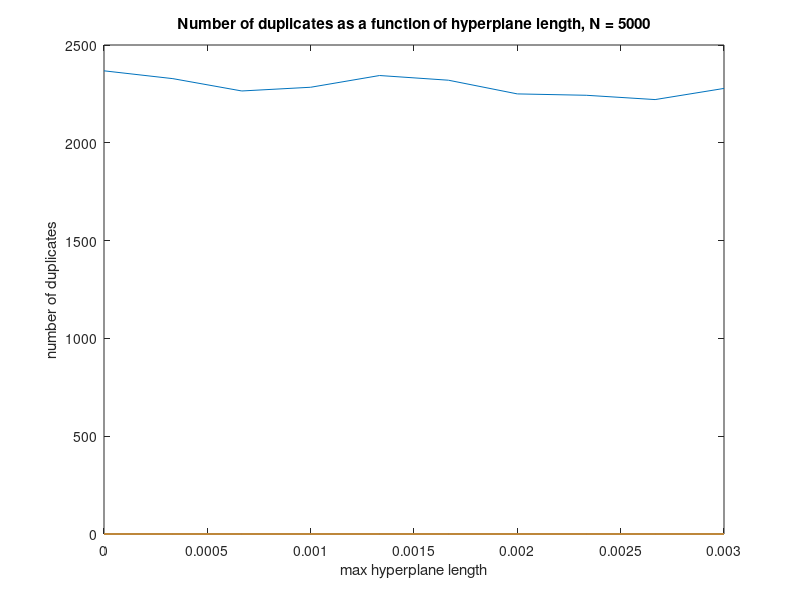
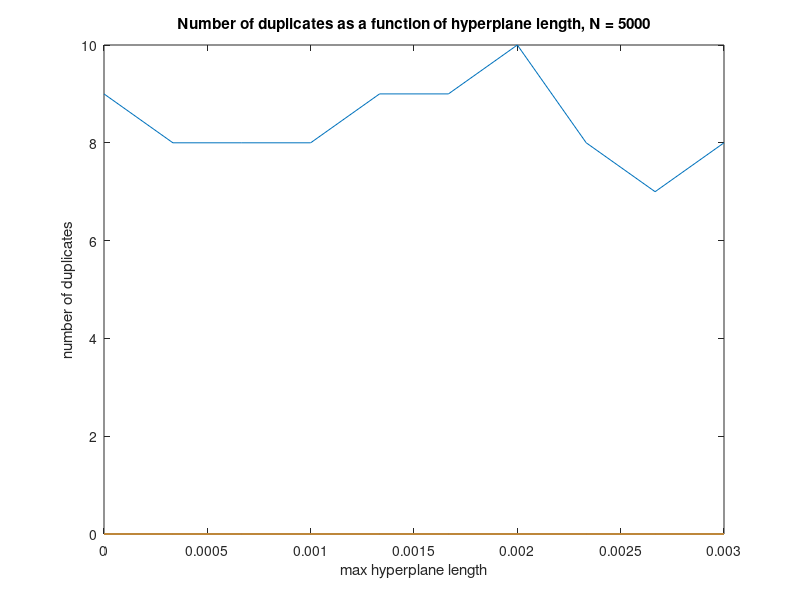

Write the MATLAB code that produced these figures, in order.
%% set up the points
clear all; close all; clc;

% maxHPLengthArr = [0, 0.001, 0.003, 0.01, 0.03, 0.1, 0.3];
maxHPLengthArr = linspace(0, 0.003, 10);

nPoints = 5000;
vectorLength = 128;
points1 = 2*rand(nPoints, vectorLength) - 1;

% Normalize the vectors so their absolute values are all 1 (l2 norms are 1)
for i = 1:nPoints
    points1(i,:) = points1(i,:) / norm(points1(i,:), 2);
end


%% Contstruct LSH table (one LSH table). Test number of duplicates
nDuplicatesArr = zeros(length(maxHPLengthArr));
largestBoxArr = zeros(length(maxHPLengthArr));

for curIter = 1:length(maxHPLengthArr)
    
    maxHPLength = maxHPLengthArr(curIter);

    % Initialize random hyperplanes
    nPlanes = round(log2(nPoints));
    hyperplanes = 2*rand(nPlanes, vectorLength) - 1;
    hyperplaneLengths = maxHPLength * rand(1, nPlanes);
    
    % Give the hyperplanes the length of somewhere between 0 and maxHPLength
    % Not needed if all hyperplanes go through the origin
    for i = 1:nPlanes
        hyperplanes(i,:) = hyperplanes(i,:) / norm(hyperplanes(i,:), 2);
    end

    % Initialize LSH tables
    indexGroupMap = zeros(nPoints, 1);
    nBoxes = 2^nPlanes;
    groupSizeMap = zeros(nBoxes, 1);

    % array of points grouped by what box they got hashed into
    groupArray = zeros(nPoints, 1);

    % - Put points1 into our lsh table -

    % Calculate hash values, keep track of sizes of each group
    for i = 1:nPoints
        point = points1(i,:);
        hashcode = 0;
        for j = 1:nPlanes
            hplane = hyperplanes(j,:)';
            if (point*hplane > hyperplaneLengths)
                hashcode = bitor(hashcode, bitshift(1, j-1));
            end
        end
        hashcode = hashcode+1; % Because matlab is weird with indexing
        groupSizeMap(hashcode) = groupSizeMap(hashcode)+1;
    end

    % Count duplicates in indexGroupMap
    % i.e. the number of points that gets mapped to a box where there already
    %      exists some points
    % (in order to check whether using hyperplanes that go through the origin
    %  is better than more random hyperplanes, should probably plot number
    %  of duplicates given the length of the hyperplanes)
    nDuplicatesArr(curIter) = sum(groupSizeMap(groupSizeMap > 1)-1);
    % See the maximum amount of points that get mapped to the same box
    largestBoxArr(curIter) = max(groupSizeMap);

end

figure
plot(maxHPLengthArr, nDuplicatesArr);
title(sprintf("Number of duplicates as a function of hyperplane length, N = %d", nPoints))
xlabel("max hyperplane length");
ylabel("number of duplicates");
% set(gca, 'XScale', 'log')

figure
plot(maxHPLengthArr, largestBoxArr);
title(sprintf("Number of duplicates as a function of hyperplane length, N = %d", nPoints))
xlabel("max hyperplane length");
ylabel("number of duplicates");
